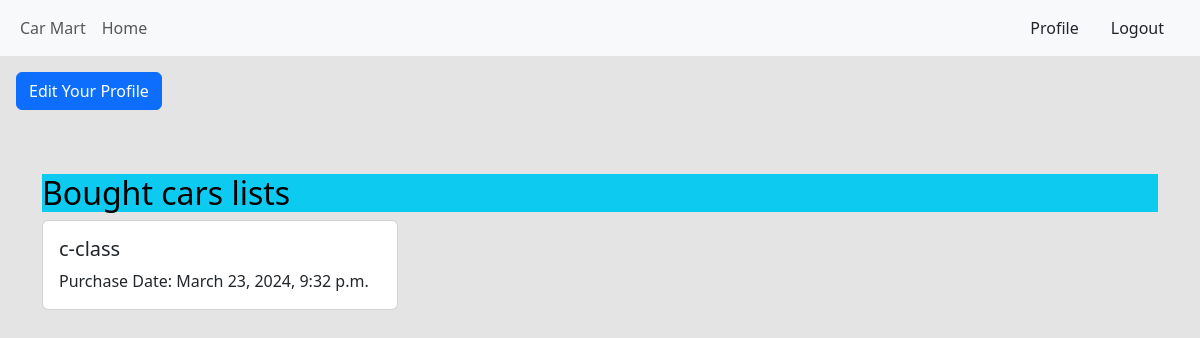
/Profile/ (signed in), run on an earlier commit of the app's database.
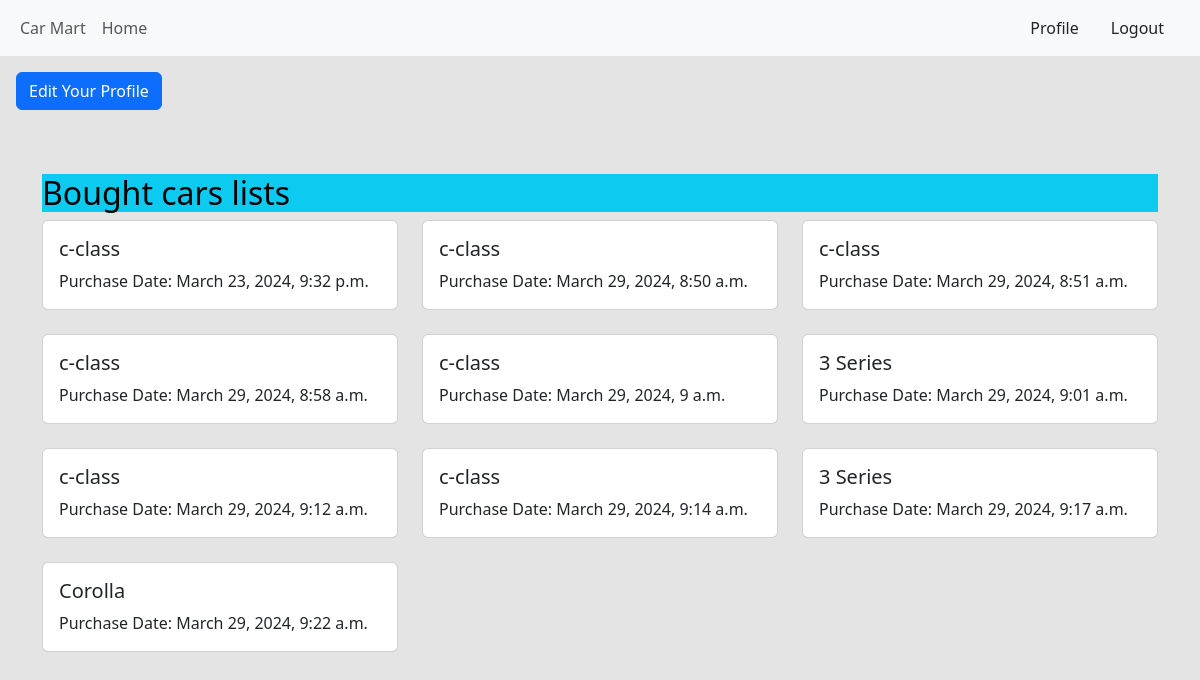
And on a later commit of the database.
### car_model/models.py (models this page shows, shortened)
class Order(models.Model):
    user = models.ForeignKey(User, on_delete=models.CASCADE)
    car = models.ForeignKey(Car, on_delete=models.CASCADE)
    purchase_date = models.DateTimeField(auto_now_add=True)

class Car(models.Model):
    brand = models.ForeignKey(Brand, on_delete=models.CASCADE, related_name='cars')
    name = models.CharField(max_length=100)
    description = models.TextField()
    quantity = models.IntegerField(default=0)
    price = models.DecimalField(max_digits=10, decimal_places=2)
    image = models.ImageField(upload_to='car_model/media/uploads/', blank = True, null = True)

### users/views.py (the view)
# urls.py: path('Profile/',views.Profile,name='Profile'),
@login_required
def Profile(request):
    return render(request, 'Profile.html')

### users/templates/Profile.html
{% extends 'base.html' %} {% load crispy_forms_tags %} {% block content %}
<div>
  <a class="btn btn-primary m-3" href="{% url 'edit_profile' %}">Edit Your Profile</a>
</div>
<div class="container">
  <h2 class='text-bg-info mt-5'>Bought cars lists</h2>
  <div class="row">
    {% for order in user.order_set.all %}
    <div class="col-md-4">
        <div class="card mb-4">
            <div class="card-body">
                <h5 class="card-title">{{ order.car.name }}</h5>
                <p class="card-text">Purchase Date: {{ order.purchase_date }}</p>
            </div>
        </div>
    </div>
{% endfor %}
  </div>
</div>
{% endblock %}

### templates/base.html (shortened to what this page needs)
<!doctype html>
<html lang="en">
  <head>
    <link href="https://cdn.jsdelivr.net/npm/bootstrap@5.3.3/dist/css/bootstrap.min.css" rel="stylesheet">
  </head>
  <body style="background-color : #e4e4e4">
      <nav class="navbar navbar-expand-lg bg-body-tertiary">
        <div class="container-fluid">
          <div class="collapse navbar-collapse" id="navbarSupportedContent">
            <ul class="navbar-nav me-auto mb-2 mb-lg-0">
              <li class="nav-item">
                <a class="nav-link" href="#">Car Mart</a>
              </li>
              <li class="nav-item">
                <a class="nav-link  btn btn-warning " href="{% url 'home' %}">Home</a>
              </li>
            </ul>
            <div class="d-flex">
              <ul class="navbar-nav me-auto mb-2 mb-lg-0">
               {% if request.user.is_authenticated %}
                <li>
                  <a
                    class="nav-link btn btn-warning text-dark"
                    href="{% url 'Profile' %}"
                    >Profile</a>
                </li>
                <li class="nav-item mx-3">
                  <a
                    class="nav-link btn btn-danger text-dark"
                    href="{% url 'Logout' %}"
                    >Logout</a
                  >
                </li>
                {% endif %}
          </div>
        </div>
      </nav>
  {% block content %}
  {% endblock content %}
  </body>
</html>

What changed in the data, as far as the page shows it:
added Order: car.name "c-class", purchase_date "March 29, 2024, 8:50 a.m."
added Order: car.name "c-class", purchase_date "March 29, 2024, 8:51 a.m."
added Order: car.name "c-class", purchase_date "March 29, 2024, 8:58 a.m."
added Order: car.name "c-class", purchase_date "March 29, 2024, 9 a.m."
added Order: car.name "3 Series", purchase_date "March 29, 2024, 9:01 a.m."
added Order: car.name "c-class", purchase_date "March 29, 2024, 9:12 a.m."
added Order: car.name "c-class", purchase_date "March 29, 2024, 9:14 a.m."
added Order: car.name "3 Series", purchase_date "March 29, 2024, 9:17 a.m."
added Order: car.name "Corolla", purchase_date "March 29, 2024, 9:22 a.m."
